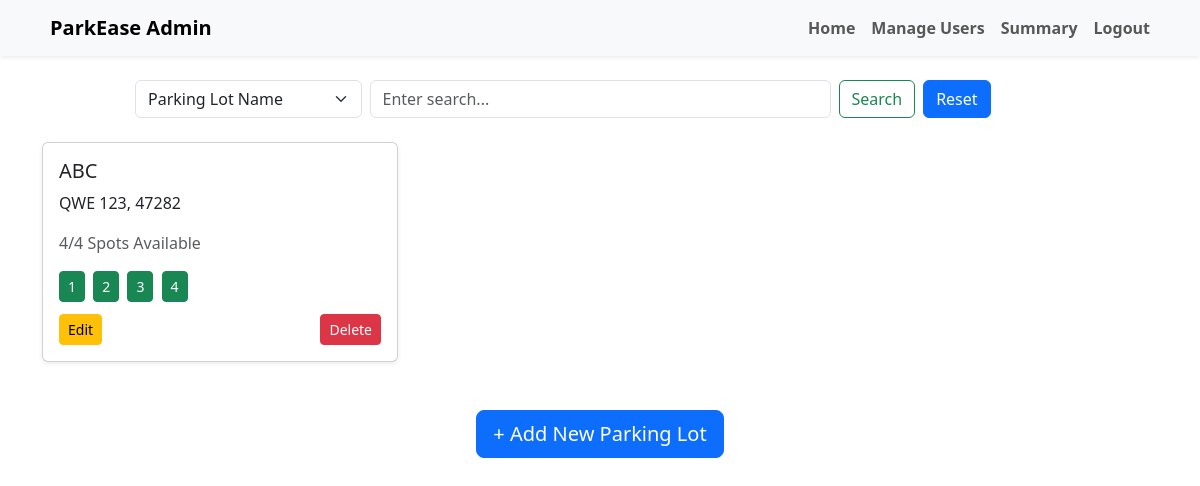
The page /parking (signed in) on the database as committed earlier.
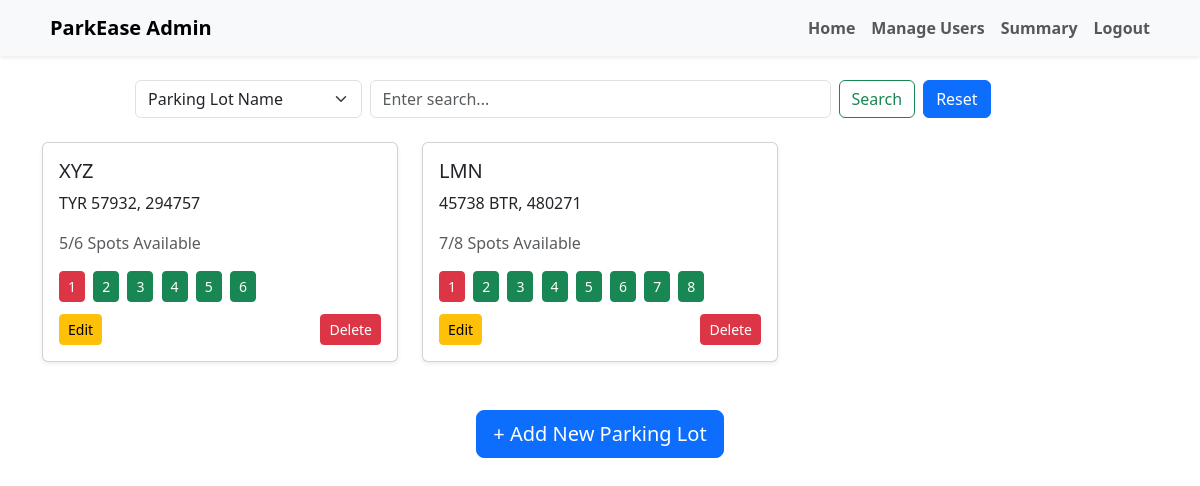
The same page on the database as committed later.
### app.py (models this page shows)
class Parking(db.Model):
    __tablename__ = 'parking'
    id = db.Column(db.Integer, primary_key=True)
    prime_location_name = db.Column(db.String(20), unique=True, nullable=False)
    address = db.Column(db.String(20), nullable=False)
    pin_code = db.Column(db.String(20), nullable=False)
    price = db.Column(db.Float, nullable=False)
    number_of_spots = db.Column(db.Integer, nullable=False)
    spots = db.relationship('ParkingSpot', back_populates='parking', cascade='all, delete-orphan')

### app.py (the view)
@app.route('/parking', methods=['GET', 'POST'])
def parking():
    if 'username' not in session:
        return redirect(url_for('login'))
    parkings = Parking.query.all()
    available_counts = {}
    for parking in parkings:
        available_counts[parking.id] = ParkingSpot.query.filter_by(parking_id=parking.id, status='A').count()
    return render_template('parking.html', parkings=parkings, available_counts=available_counts)

### templates/parking.html (shortened to what the changed rows need)
<!DOCTYPE html>
<html lang="en">
<head>
  <link href="https://cdn.jsdelivr.net/npm/bootstrap@5.3.3/dist/css/bootstrap.min.css" rel="stylesheet">
</head>
<body>
<div class="container mt-4">
  <div class="row row-cols-1 row-cols-lg-3 g-4">
    {% if parkings|length == 0 %}
      <div class="d-flex justify-content-center align-items-center" style="height: 300px; width: 100%;">
        <div class="text-center">
          <div class="alert alert-warning">
            No results found{% if query %} for "<strong>{{ query }}</strong>"{% endif %}.
          </div>
          <a href="/parking" class="btn btn-outline-primary btn-sm">Back to All Parkings</a>
        </div>
      </div>
    {% else %}
      {% for parking in parkings %}
      <div class="col">
        <div class="card shadow-sm h-100">
          <div class="card-body d-flex flex-column justify-content-between">
            <div>
              <h5 class="card-title">{{ parking.prime_location_name }}</h5>
              <p class="card-text">{{ parking.address }}, {{ parking.pin_code }}</p>
              {% set spot_map = dict() %}
              {% set total_spots = spot_map | length %}
              {% set available_spots = spot_map.values() | select('equalto', 'A') | list | length %}
              <p class="text-muted">{{ available_spots }}/{{ total_spots }} Spots Available</p>
            </div>
            <div class="mb-2">
              {% for number, status in spot_map.items() %}
              <button
                type="button"
                class="btn btn-sm me-1 mb-1
                  {% if status == 'O' %}
                    btn-danger
                  {% else %}
                    btn-success
                  {% endif %}"
                data-bs-toggle="modal"
                data-bs-target="#spotModal{{ parking.id }}_{{ number }}"
                title="View Spot {{ number }}">
                <span>{{ number }}</span>
              </button>
              {% endfor %}
            </div>
            <div class="mt-auto d-flex justify-content-between">
              <a href="/edit_parking/{{ parking.id }}" class="btn btn-sm btn-warning">Edit</a>
              <form action="/delete_parking/{{ parking.id }}" method="POST" class="d-inline" onsubmit="return confirm('Are you sure you want to delete this parking lot?')">
                <button type="submit" class="btn btn-sm btn-danger">Delete</button>
              </form>
            </div>
          </div>
        </div>
      </div>
      {% endfor %}
    {% endif %}
  </div>
</div>
</body>
</html>

Rows that differ between the two databases and show on the page:
removed Parking: prime_location_name "ABC", address "QWE 123", pin_code "47282", number_of_spots "4", spot_map "1" "2" "3" "4"
added Parking: prime_location_name "XYZ", address "TYR 57932", pin_code "294757", available_spots "5", number_of_spots "6", spot_map "1" "2" "3" "4" "5" "6"
added Parking: prime_location_name "LMN", address "45738 BTR", pin_code "480271", available_spots "7", number_of_spots "8", spot_map "1" "2" "3" "4" "5" "6" "7" "8"
